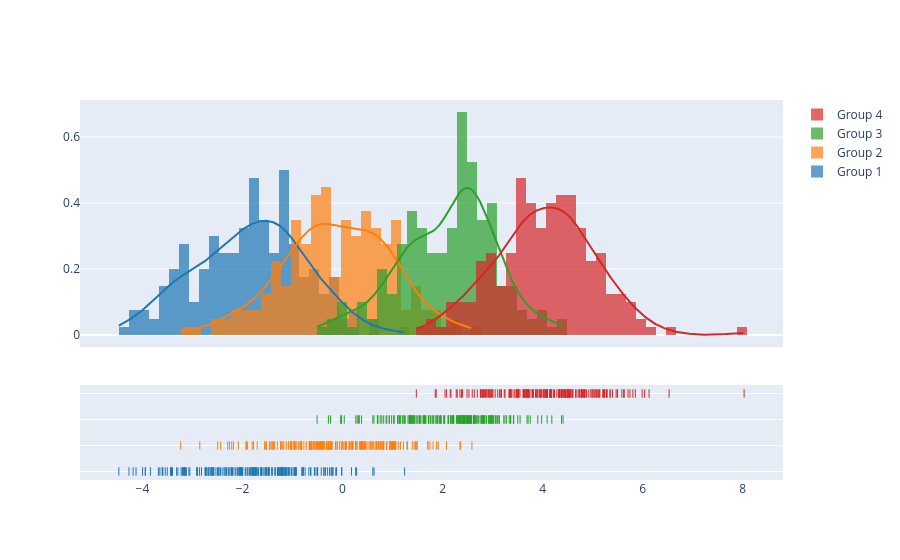

The cell this chart's notebook holds for it:
### Code cell
import plotly.figure_factory as ff

# Add histogram data
x1 = np.random.randn(200) - 2
x2 = np.random.randn(200)
x3 = np.random.randn(200) + 2
x4 = np.random.randn(200) + 4

# Group data together
hist_data = [x1, x2, x3, x4]

group_labels = ['Group 1', 'Group 2', 'Group 3', 'Group 4']

# Create distplot with custom bin_size
fig = ff.create_distplot(hist_data, group_labels, bin_size=.2)
fig.show()

### Figure 1 — Plotly figure (JSON) as saved in the notebook; plotly's stock layout.template omitted (floating-point values rounded to 4 significant figures; data arrays with more than 128 entries replaced by an {"elided": "..."} marker saying what was removed)
{"data": [{"autobinx": false, "histnorm": "probability density", "legendgroup": "Group 1", "marker": {"color": "rgb(31, 119, 180)"}, "name": "Group 1", "opacity": 0.7, "type": "histogram", "x": {"elided": "200 float values"}, "xaxis": "x", "xbins": {"end": 1.241, "size": 0.2, "start": -4.471}, "yaxis": "y"}, {"autobinx": false, "histnorm": "probability density", "legendgroup": "Group 2", "marker": {"color": "rgb(255, 127, 14)"}, "name": "Group 2", "opacity": 0.7, "type": "histogram", "x": {"elided": "200 float values"}, "xaxis": "x", "xbins": {"end": 2.586, "size": 0.2, "start": -3.236}, "yaxis": "y"}, {"autobinx": false, "histnorm": "probability density", "legendgroup": "Group 3", "marker": {"color": "rgb(44, 160, 44)"}, "name": "Group 3", "opacity": 0.7, "type": "histogram", "x": {"elided": "200 float values"}, "xaxis": "x", "xbins": {"end": 4.408, "size": 0.2, "start": -0.5091}, "yaxis": "y"}, {"autobinx": false, "histnorm": "probability density", "legendgroup": "Group 4", "marker": {"color": "rgb(214, 39, 40)"}, "name": "Group 4", "opacity": 0.7, "type": "histogram", "x": {"elided": "200 float values"}, "xaxis": "x", "xbins": {"end": 8.026, "size": 0.2, "start": 1.475}, "yaxis": "y"}, {"legendgroup": "Group 1", "marker": {"color": "rgb(31, 119, 180)"}, "mode": "lines", "name": "Group 1", "showlegend": false, "type": "scatter", "x": {"elided": "500 float values"}, "xaxis": "x", "y": {"elided": "500 float values"}, "yaxis": "y"}, {"legendgroup": "Group 2", "marker": {"color": "rgb(255, 127, 14)"}, "mode": "lines", "name": "Group 2", "showlegend": false, "type": "scatter", "x": {"elided": "500 float values"}, "xaxis": "x", "y": {"elided": "500 float values"}, "yaxis": "y"}, {"legendgroup": "Group 3", "marker": {"color": "rgb(44, 160, 44)"}, "mode": "lines", "name": "Group 3", "showlegend": false, "type": "scatter", "x": {"elided": "500 float values"}, "xaxis": "x", "y": {"elided": "500 float values"}, "yaxis": "y"}, {"legendgroup": "Group 4", "marker": {"color": "rgb(214, 39, 40)"}, "mode": "lines", "name": "Group 4", "showlegend": false, "type": "scatter", "x": {"elided": "500 float values"}, "xaxis": "x", "y": {"elided": "500 float values"}, "yaxis": "y"}, {"legendgroup": "Group 1", "marker": {"color": "rgb(31, 119, 180)", "symbol": "line-ns-open"}, "mode": "markers", "name": "Group 1", "showlegend": false, "type": "scatter", "x": {"elided": "200 float values"}, "xaxis": "x", "y": {"elided": "200 str values"}, "yaxis": "y2"}, {"legendgroup": "Group 2", "marker": {"color": "rgb(255, 127, 14)", "symbol": "line-ns-open"}, "mode": "markers", "name": "Group 2", "showlegend": false, "type": "scatter", "x": {"elided": "200 float values"}, "xaxis": "x", "y": {"elided": "200 str values"}, "yaxis": "y2"}, {"legendgroup": "Group 3", "marker": {"color": "rgb(44, 160, 44)", "symbol": "line-ns-open"}, "mode": "markers", "name": "Group 3", "showlegend": false, "type": "scatter", "x": {"elided": "200 float values"}, "xaxis": "x", "y": {"elided": "200 str values"}, "yaxis": "y2"}, {"legendgroup": "Group 4", "marker": {"color": "rgb(214, 39, 40)", "symbol": "line-ns-open"}, "mode": "markers", "name": "Group 4", "showlegend": false, "type": "scatter", "x": {"elided": "200 float values"}, "xaxis": "x", "y": {"elided": "200 str values"}, "yaxis": "y2"}], "layout": {"barmode": "overlay", "hovermode": "closest", "legend": {"traceorder": "reversed"}, "xaxis": {"anchor": "y2", "domain": [0.0, 1.0], "zeroline": false}, "yaxis": {"anchor": "free", "domain": [0.35, 1], "position": 0.0}, "yaxis2": {"anchor": "x", "domain": [0, 0.25], "dtick": 1, "showticklabels": false}}}
